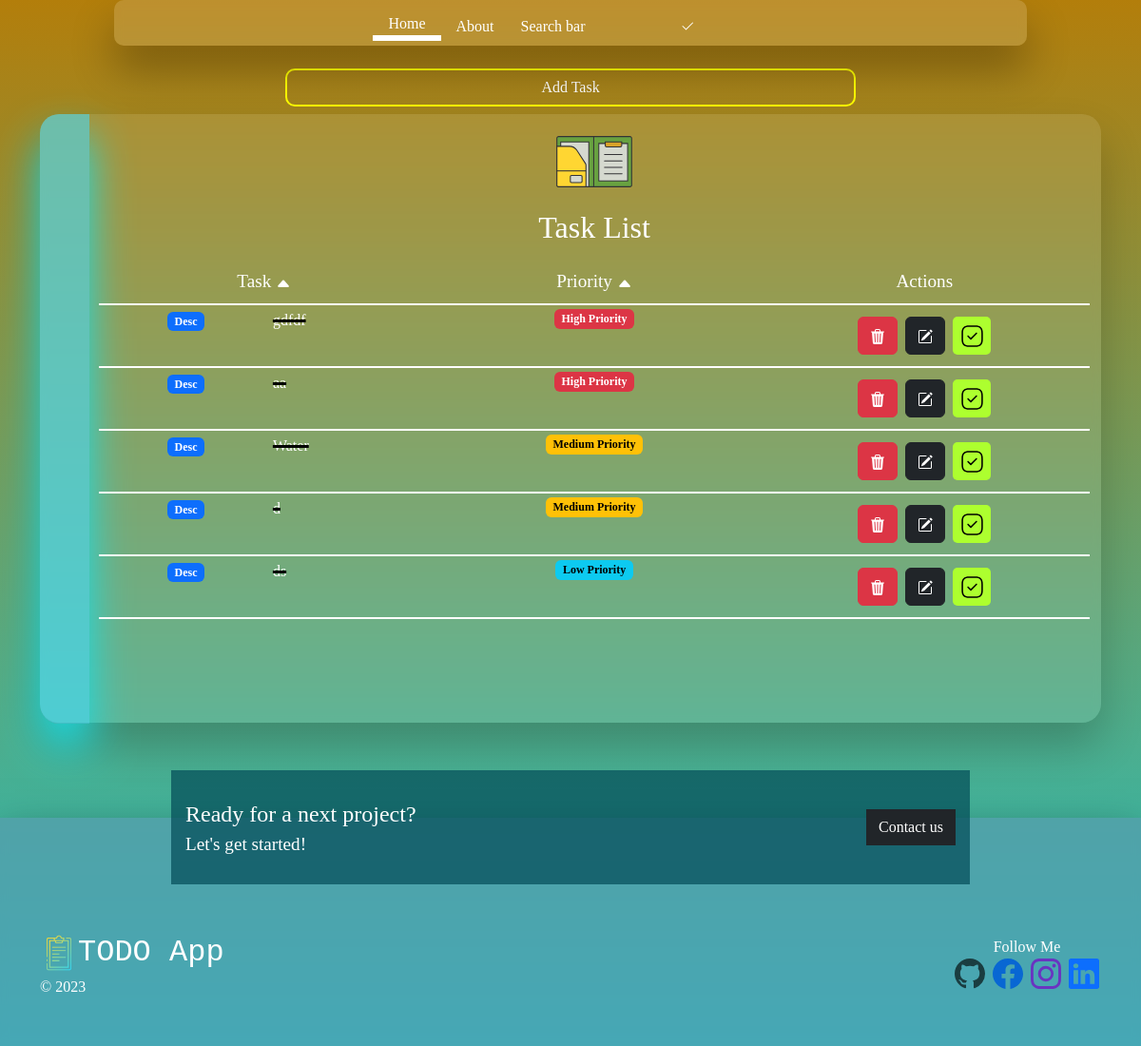
/sort_priority_asc (signed in), run on the app's committed database.
### Home/models.py (models this page shows, shortened)
class TODO(models.Model):
    user = models.ForeignKey(User, on_delete=models.CASCADE, null=True)
    task_title = models.CharField(max_length=30)
    task_description = models.TextField()
    task_priority = models.TextField()
    time = models.DateTimeField(auto_now_add=True)
    task_status = models.BooleanField(default=False)

### Home/views.py (the view)
# urls.py: path('sort_priority_asc', views.sort_priority, name='sort data'),
@login_required(login_url='/account')
def sort_priority(request):
    custom_priority_order = {
        'High Priority': 1,
        'Medium Priority': 2,
        'Low Priority': 3,
    }
    allTask = TODO.objects.filter(user=request.user)
    sorted_tasks = sorted(allTask, key=lambda x: custom_priority_order.get(x.task_priority))
    status = task_status(allTask)
    context = {
        'tasks': sorted_tasks,
        'name': request.user,
        'asc_priority': True,
    'asc_tasks': False,
    'completed':status[0],
                        'not_completed':status[1],
                        'high_priority':status[2],
                        'middle_priority': status[3],
                        'low_priority':status[4],
    }
    return render(request, 'index.html', context)

### Home/views.py (called while the page is built)
def task_status(tasks):
    pending = 0
    completed = 0
    high_priority = 0
    middle_priority = 0
    low_priority = 0
    for x in tasks:
        if not x.task_status:
            pending += 1
        else:
            completed += 1
        if x.task_priority == 'High Priority':
            high_priority += 1
        elif x.task_priority == 'Medium Priority':
            middle_priority += 1
        elif x.task_priority == 'Low Priority':
            low_priority += 1
    return [completed,pending,high_priority,middle_priority,low_priority]

### templates/index.html (shortened to what this page needs)
{% extends 'base.html' %}
{% load static %}
      {% block interface %}
<div class=" task-adder d-flex justify-content-center">
  <button type="button" class=" btn btn-danger text-white" data-bs-toggle="modal" data-bs-target="#exampleModal">
    <span>Add Task</span>
  </button>
</div>
<form action="/home" method="post" class=" mb-2  container mt-2 d-flex justify-content-center align-items-center position-relative">
    <div class=" glass container d-flex pb-4 position-relative">
      <div class="sidebar "data-bs-toggle="offcanvas" data-bs-target="#offcanvasWithBothOptions" aria-controls="offcanvasWithBothOptions"></div>
      <div class="w-100">
        <header class="pb-3">
          <div class="d-flex justify-content-center">
            <img src="{%static 'TODO_Images/folder.svg'%}" class="" height="100" alt="">
          </div>
          <h2 class="text-white text-center">Task List</h2>
        </header>
        <div class="head-row d-flex flex-wrap  text-white">
          <div class="col-lg-4 col-md-4 col-12 mb-2  text-center">
            <p>Task
              {% if asc_tasks %}
              <a href="/reverse_sort_alphabetically" class="text-white"><svg xmlns="http://www.w3.org/2000/svg" width="16" height="16" fill="currentColor" class="bi bi-caret-down-fill" viewBox="0 0 16 16">
                <path d="M7.247 11.14 2.451 5.658C1.885 5.013 2.345 4 3.204 4h9.592a1 1 0 0 1 .753 1.659l-4.796 5.48a1 1 0 0 1-1.506 0z"/>
              </svg></a>
              {% else %}
              <a href="/sort_alphabetically" class="text-white"><svg xmlns="http://www.w3.org/2000/svg" width="16" height="16" fill="currentColor" class="bi bi-caret-up-fill" viewBox="0 0 16 16">
                <path d="m7.247 4.86-4.796 5.481c-.566.647-.106 1.659.753 1.659h9.592a1 1 0 0 0 .753-1.659l-4.796-5.48a1 1 0 0 0-1.506 0z"/>
              </svg></a>
              {%endif%}
            </p>
          </div>
          <div class="col-lg-4 col-md-4 col-12 mb-2  text-center">
            <p>Priority
              {% if asc_priority %}
              <a href="/sort_priority_desc" class="text-white"><svg xmlns="http://www.w3.org/2000/svg" width="16" height="16" fill="currentColor" class="bi bi-caret-up-fill" viewBox="0 0 16 16">
                <path d="m7.247 4.86-4.796 5.481c-.566.647-.106 1.659.753 1.659h9.592a1 1 0 0 0 .753-1.659l-4.796-5.48a1 1 0 0 0-1.506 0z"/>
              </svg></a>
          {% endif %}
        </p>
          </div>
          <div class="col-lg-4 col-md-4 col-12 mb-2 text-center">
            <p>Actions</p>
          </div>
        </div>
        <div class="d-flex justify-content-center">
          <div class="divider"></div>
        </div>
        {% for task in tasks %}
        <div class="d-flex flex-wrap pt-1 pb-1 ">
          <div class="hoohoo col-lg-4 col-md-4 col-12 mb-2 d-flex  text-white text-center ">
            <div class="col-3 mx-5 ">
              <span class="badge  text-bg-primary desc-span" data-bs-toggle="modal" data-bs-target="#taskModal" desc = "{{task.task_description}}">Desc</span>
            </div>
            {% if task.task_status %}
              <p class="bwline text-break">{{task.task_title}}</p>
            {% else %}
              <p class=" text-break">{{task.task_title}}</p>
            {% endif %}
          </div>
          <div class="col-lg-4 col-md-4 col-12 mb-2 d-flex  justify-content-center align-items-start text-white text-center">
            {% if task.task_priority == 'High Priority'%}
            <span class="badge text-bg-danger">{{task.task_priority}}</span>
            {% elif task.task_priority == 'Medium Priority'%}
            <span class=" overflow-hidden badge text-bg-warning">{{task.task_priority}}</span>
            {% else %}
            <span class="badge text-bg-info">{{task.task_priority}}</span>
            {% endif%}
          </div>
          <div class="col-lg-4 col-md-4 col-12 mb-2 mt-2  action-btns text-white text-center flex-wrap d-flex justify-content-center gap-2">
            <a href="/delete_task/{{ task.id }}" type="button" class="del-t btn btn-danger"></a>
            <a href="/update_task/ {{task.id}}" type="button" class="update-t btn updator btn-dark"></a>
              <a type="button" href="/update_status/ {{task.id}}" class="dana-don d-flex align-items-center justify-content-center">
              </a>
          </div>
        </div>
        <div class="d-flex justify-content-center">
          <div class="divider"></div>
        </div>
        {%endfor%}
      </div>
    </div>
</form>
    {% endblock %}

### static/index.css (style rules this page uses)
* { font-family: cursive; }
body { min-height: 100vh; min-width: 100%; overflow-x: hidden; }
.color-3 { background: rgb(34,193,195); background: linear-gradient(0deg, rgba(34,193,195,1) 0%, rgb(179, 126, 11) 100%); }
.desc-span { cursor: pointer; }
.sidebar { width: 5%; background-color: rgb(0, 0, 0); background:rgba(65, 223, 255, 0.575) ; box-shadow: 0 25px 45px rgb(25, 224, 234); margin-left: -12px !important; margin-bottom: -25px !important; border-top-left-radius: 20px; border-bottom-left-radius: 20px; margin-right: 10px; cursor: pointer; }
.glass { width: 80%; min-height: 80vh; background-color: aliceblue; background:rgba(255, 255, 255, .1) ; box-shadow: 0 25px 45px rgba(0,0,0,.2); backdrop-filter: blur(4px); border-radius: 20px; }
.glass .head-row p { font-size: 1.2rem; }
.glass header h2 { font-family: cursive; }
.glass p { font-family: cursive; }
.glass .divider { border: 1.5px solid white; width: 100%; }
.task-adder { width: 100%; }
.task-adder button { border: 2px solid yellow !important; background-color: transparent !important; font-family: cursive; width: 50%; border-radius: 10px; }
p { margin-bottom: 0rem !important; }
.glass { padding-left: 20px; padding-right: 20px; }
.glass_animation { animation: to_up 0.8s linear; }
.task-adder- { animation: to_left 1s linear; }
.dana-don { border: 1px solid transparent !important; background-color: greenyellow ; height: 40px !important; width: 40px !important; border-radius: 5px; }
.del-t,.update-t { height: 40px !important; }
.bwline { text-decoration-line: line-through; text-decoration-thickness: 3px; text-decoration-color: black !important; }
::placeholder { color: white !important; font-family: cursive; }

### data on the page
TODO: task_title "gdfdf", task_priority "High Priority"
TODO: task_title "aa", task_priority "High Priority"
TODO: task_title "Water", task_priority "Medium Priority"
TODO: task_title "d", task_priority "Medium Priority"
TODO: task_title "ds", task_priority "Low Priority"
